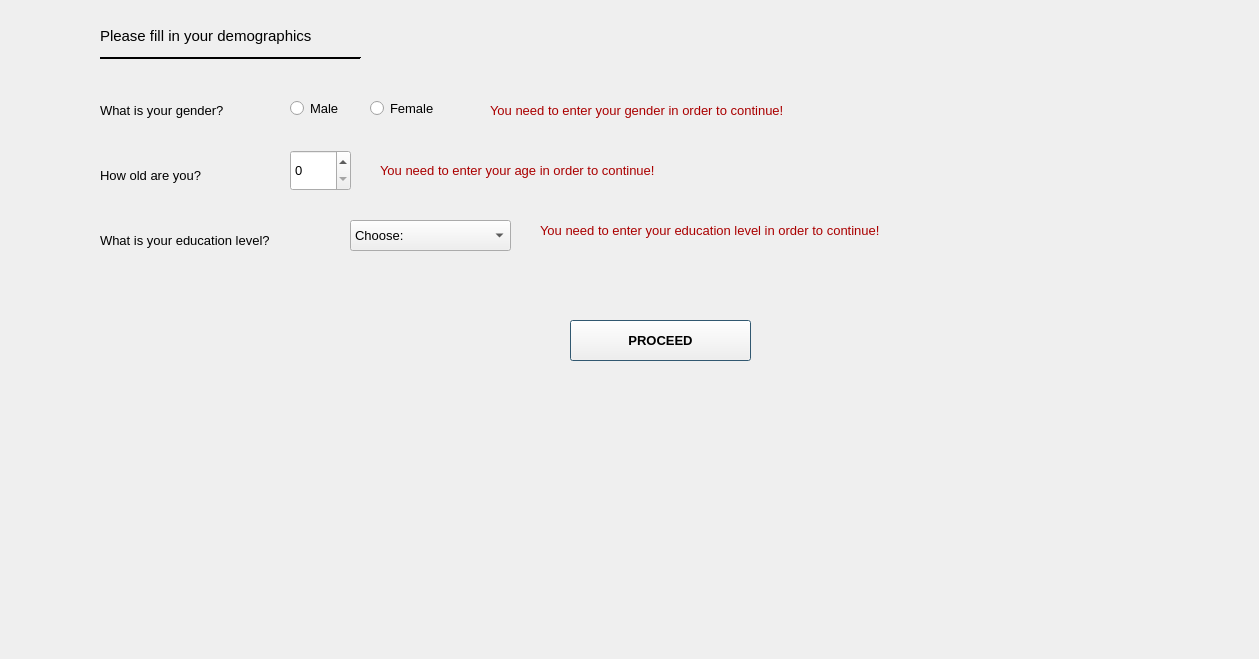
    <widget class="QWidget" name="page2">
     <widget class="QLabel" name="logo_2">
      <property name="geometry">
       <rect>
        <x>0</x>
        <y>540</y>
        <width>1250</width>
        <height>110</height>
       </rect>
      </property>
      <property name="text">
       <string/>
      </property>
      <property name="pixmap">
       <pixmap>logo.png</pixmap>
      </property>
      <property name="scaledContents">
       <bool>true</bool>
      </property>
     </widget>
     <widget class="QSpinBox" name="age">
      <property name="geometry">
       <rect>
        <x>290</x>
        <y>150</y>
        <width>61</width>
        <height>41</height>
       </rect>
      </property>
      <property name="font">
       <font>
        <family>Arial</family>
        <pointsize>10</pointsize>
       </font>
      </property>
     </widget>
     <widget class="QLabel" name="age_txt">
      <property name="geometry">
       <rect>
        <x>100</x>
        <y>150</y>
        <width>181</width>
        <height>51</height>
       </rect>
      </property>
      <property name="font">
       <font>
        <family>Arial</family>
        <pointsize>10</pointsize>
       </font>
      </property>
      <property name="text">
       <string>How old are you?</string>
      </property>
     </widget>
     <widget class="QLabel" name="gender_txt">
      <property name="geometry">
       <rect>
        <x>100</x>
        <y>100</y>
        <width>181</width>
        <height>21</height>
       </rect>
      </property>
      <property name="font">
       <font>
        <family>Arial</family>
        <pointsize>10</pointsize>
       </font>
      </property>
      <property name="text">
       <string>What is your gender?</string>
      </property>
     </widget>
     <widget class="QRadioButton" name="gender_male">
      <property name="geometry">
       <rect>
        <x>290</x>
        <y>100</y>
        <width>61</width>
        <height>16</height>
       </rect>
      </property>
      <property name="font">
       <font>
        <family>Arial</family>
        <pointsize>10</pointsize>
       </font>
      </property>
      <property name="text">
       <string>Male</string>
      </property>
     </widget>
     <widget class="QRadioButton" name="gender_female">
      <property name="geometry">
       <rect>
        <x>370</x>
        <y>100</y>
        <width>95</width>
        <height>16</height>
       </rect>
      </property>
      <property name="font">
       <font>
        <family>Arial</family>
        <pointsize>10</pointsize>
       </font>
      </property>
      <property name="text">
       <string>Female</string>
      </property>
     </widget>
     <widget class="QLabel" name="education_txt">
      <property name="geometry">
       <rect>
        <x>100</x>
        <y>230</y>
        <width>221</width>
        <height>21</height>
       </rect>
      </property>
      <property name="font">
       <font>
        <family>Arial</family>
        <pointsize>10</pointsize>
       </font>
      </property>
      <property name="text">
       <string>What is your education level?</string>
      </property>
     </widget>
     <widget class="QComboBox" name="educ_box">
      <property name="geometry">
       <rect>
        <x>350</x>
        <y>220</y>
        <width>161</width>
        <height>31</height>
       </rect>
      </property>
      <property name="font">
       <font>
        <family>Arial</family>
        <pointsize>10</pointsize>
       </font>
      </property>
      <item>
       <property name="text">
        <string>Choose:</string>
       </property>
      </item>
      <item>
       <property name="text">
        <string>Primary School</string>
       </property>
      </item>
      <item>
       <property name="text">
        <string>High School</string>
       </property>
      </item>
      <item>
       <property name="text">
        <string>Bachelor's</string>
       </property>
      </item>
      <item>
       <property name="text">
        <string>Master's</string>
       </property>
      </item>
      <item>
       <property name="text">
        <string>PhD</string>
       </property>
      </item>
     </widget>
     <widget class="QPushButton" name="proceed_p2">
      <property name="geometry">
       <rect>
        <x>570</x>
        <y>320</y>
        <width>181</width>
        <height>41</height>
       </rect>
      </property>
      <property name="palette">
       <palette>
        <active>
         <colorrole role="Base">
          <brush brushstyle="SolidPattern">
           <color alpha="255">
            <red>255</red>
            <green>255</green>
            <blue>255</blue>
           </color>
          </brush>
         </colorrole>
         <colorrole role="Window">
          <brush brushstyle="SolidPattern">
           <color alpha="255">
            <red>69</red>
            <green>123</green>
            <blue>157</blue>
           </color>
          </brush>
         </colorrole>
        </active>
        <inactive>
         <colorrole role="Base">
          <brush brushstyle="SolidPattern">
           <color alpha="255">
            <red>255</red>
            <green>255</green>
            <blue>255</blue>
           </color>
          </brush>
         </colorrole>
         <colorrole role="Window">
          <brush brushstyle="SolidPattern">
           <color alpha="255">
            <red>69</red>
            <green>123</green>
            <blue>157</blue>
           </color>
          </brush>
         </colorrole>
        </inactive>
        <disabled>
         <colorrole role="Base">
          <brush brushstyle="SolidPattern">
           <color alpha="255">
            <red>69</red>
            <green>123</green>
            <blue>157</blue>
           </color>
          </brush>
         </colorrole>
         <colorrole role="Window">
          <brush brushstyle="SolidPattern">
           <color alpha="255">
            <red>69</red>
            <green>123</green>
            <blue>157</blue>
           </color>
          </brush>
         </colorrole>
        </disabled>
       </palette>
      </property>
      <property name="font">
       <font>
        <family>Arial</family>
        <pointsize>10</pointsize>
        <weight>75</weight>
        <bold>true</bold>
       </font>
      </property>
      <property name="text">
       <string>PROCEED</string>
      </property>
     </widget>
     <widget class="QLabel" name="gender_miss">
      <property name="geometry">
       <rect>
        <x>490</x>
        <y>100</y>
        <width>381</width>
        <height>21</height>
       </rect>
      </property>
      <property name="palette">
       <palette>
        <active>
         <colorrole role="WindowText">
          <brush brushstyle="SolidPattern">
           <color alpha="255">
            <red>170</red>
            <green>0</green>
            <blue>0</blue>
           </color>
          </brush>
         </colorrole>
        </active>
        <inactive>
         <colorrole role="WindowText">
          <brush brushstyle="SolidPattern">
           <color alpha="255">
            <red>170</red>
            <green>0</green>
            <blue>0</blue>
           </color>
          </brush>
         </colorrole>
        </inactive>
        <disabled>
         <colorrole role="WindowText">
          <brush brushstyle="SolidPattern">
           <color alpha="255">
            <red>120</red>
            <green>120</green>
            <blue>120</blue>
           </color>
          </brush>
         </colorrole>
        </disabled>
       </palette>
      </property>
      <property name="font">
       <font>
        <family>Arial</family>
        <pointsize>10</pointsize>
       </font>
      </property>
      <property name="text">
       <string>You need to enter your gender in order to continue!</string>
      </property>
     </widget>
     <widget class="QLabel" name="age_miss">
      <property name="geometry">
       <rect>
        <x>380</x>
        <y>160</y>
        <width>351</width>
        <height>21</height>
       </rect>
      </property>
      <property name="palette">
       <palette>
        <active>
         <colorrole role="WindowText">
          <brush brushstyle="SolidPattern">
           <color alpha="255">
            <red>170</red>
            <green>0</green>
            <blue>0</blue>
           </color>
          </brush>
         </colorrole>
        </active>
        <inactive>
         <colorrole role="WindowText">
          <brush brushstyle="SolidPattern">
           <color alpha="255">
            <red>170</red>
            <green>0</green>
            <blue>0</blue>
           </color>
          </brush>
         </colorrole>
        </inactive>
        <disabled>
         <colorrole role="WindowText">
          <brush brushstyle="SolidPattern">
           <color alpha="255">
            <red>120</red>
            <green>120</green>
            <blue>120</blue>
           </color>
          </brush>
         </colorrole>
        </disabled>
       </palette>
      </property>
      <property name="font">
       <font>
        <family>Arial</family>
        <pointsize>10</pointsize>
       </font>
      </property>
      <property name="text">
       <string>You need to enter your age in order to continue!</string>
      </property>
     </widget>
     <widget class="QLabel" name="educ_miss">
      <property name="geometry">
       <rect>
        <x>540</x>
        <y>220</y>
        <width>441</width>
        <height>21</height>
       </rect>
      </property>
      <property name="palette">
       <palette>
        <active>
         <colorrole role="WindowText">
          <brush brushstyle="SolidPattern">
           <color alpha="255">
            <red>170</red>
            <green>0</green>
            <blue>0</blue>
           </color>
          </brush>
         </colorrole>
        </active>
        <inactive>
         <colorrole role="WindowText">
          <brush brushstyle="SolidPattern">
           <color alpha="255">
            <red>170</red>
            <green>0</green>
            <blue>0</blue>
           </color>
          </brush>
         </colorrole>
        </inactive>
        <disabled>
         <colorrole role="WindowText">
          <brush brushstyle="SolidPattern">
           <color alpha="255">
            <red>120</red>
            <green>120</green>
            <blue>120</blue>
           </color>
          </brush>
         </colorrole>
        </disabled>
       </palette>
      </property>
      <property name="font">
       <font>
        <family>Arial</family>
        <pointsize>10</pointsize>
       </font>
      </property>
      <property name="text">
       <string>You need to enter your education level in order to continue!</string>
      </property>
     </widget>
     <widget class="QLabel" name="dem_txt">
      <property name="geometry">
       <rect>
        <x>100</x>
        <y>20</y>
        <width>261</width>
        <height>31</height>
       </rect>
      </property>
      <property name="font">
       <font>
        <family>Arial</family>
        <pointsize>11</pointsize>
       </font>
      </property>
      <property name="text">
       <string>Please fill in your demographics</string>
      </property>
     </widget>
     <widget class="Line" name="line">
      <property name="geometry">
       <rect>
        <x>100</x>
        <y>50</y>
        <width>261</width>
        <height>16</height>
       </rect>
      </property>
      <property name="palette">
       <palette>
        <active>
         <colorrole role="WindowText">
          <brush brushstyle="SolidPattern">
           <color alpha="255">
            <red>255</red>
            <green>255</green>
            <blue>255</blue>
           </color>
          </brush>
         </colorrole>
         <colorrole role="Button">
          <brush brushstyle="SolidPattern">
           <color alpha="255">
            <red>0</red>
            <green>0</green>
            <blue>0</blue>
           </color>
          </brush>
         </colorrole>
         <colorrole role="Light">
          <brush brushstyle="SolidPattern">
           <color alpha="255">
            <red>0</red>
            <green>0</green>
            <blue>0</blue>
           </color>
          </brush>
         </colorrole>
         <colorrole role="Midlight">
          <brush brushstyle="SolidPattern">
           <color alpha="255">
            <red>0</red>
            <green>0</green>
            <blue>0</blue>
           </color>
          </brush>
         </colorrole>
         <colorrole role="Dark">
          <brush brushstyle="SolidPattern">
           <color alpha="255">
            <red>0</red>
            <green>0</green>
            <blue>0</blue>
           </color>
          </brush>
         </colorrole>
         <colorrole role="Mid">
          <brush brushstyle="SolidPattern">
           <color alpha="255">
            <red>0</red>
            <green>0</green>
            <blue>0</blue>
           </color>
          </brush>
         </colorrole>
         <colorrole role="Text">
          <brush brushstyle="SolidPattern">
           <color alpha="255">
            <red>255</red>
            <green>255</green>
            <blue>255</blue>
           </color>
          </brush>
         </colorrole>
         <colorrole role="BrightText">
          <brush brushstyle="SolidPattern">
           <color alpha="255">
            <red>255</red>
            <green>255</green>
            <blue>255</blue>
           </color>
          </brush>
         </colorrole>
         <colorrole role="ButtonText">
          <brush brushstyle="SolidPattern">
           <color alpha="255">
            <red>255</red>
            <green>255</green>
            <blue>255</blue>
           </color>
          </brush>
         </colorrole>
         <colorrole role="Base">
          <brush brushstyle="SolidPattern">
           <color alpha="255">
            <red>0</red>
            <green>0</green>
            <blue>0</blue>
           </color>
          </brush>
         </colorrole>
         <colorrole role="Window">
          <brush brushstyle="SolidPattern">
           <color alpha="255">
            <red>0</red>
            <green>0</green>
            <blue>0</blue>
           </color>
          </brush>
         </colorrole>
         <colorrole role="Shadow">
          <brush brushstyle="SolidPattern">
           <color alpha="255">
            <red>0</red>
            <green>0</green>
            <blue>0</blue>
           </color>
          </brush>
         </colorrole>
         <colorrole role="AlternateBase">
          <brush brushstyle="SolidPattern">
           <color alpha="255">
            <red>0</red>
            <green>0</green>
            <blue>0</blue>
           </color>
          </brush>
         </colorrole>
         <colorrole role="ToolTipBase">
          <brush brushstyle="SolidPattern">
           <color alpha="255">
            <red>255</red>
            <green>255</green>
            <blue>220</blue>
           </color>
          </brush>
         </colorrole>
         <colorrole role="ToolTipText">
          <brush brushstyle="SolidPattern">
           <color alpha="255">
            <red>0</red>
            <green>0</green>
            <blue>0</blue>
           </color>
          </brush>
         </colorrole>
        </active>
        <inactive>
         <colorrole role="WindowText">
          <brush brushstyle="SolidPattern">
           <color alpha="255">
            <red>255</red>
            <green>255</green>
            <blue>255</blue>
           </color>
          </brush>
         </colorrole>
         <colorrole role="Button">
          <brush brushstyle="SolidPattern">
           <color alpha="255">
            <red>0</red>
            <green>0</green>
            <blue>0</blue>
           </color>
          </brush>
         </colorrole>
         <colorrole role="Light">
          <brush brushstyle="SolidPattern">
           <color alpha="255">
            <red>0</red>
            <green>0</green>
            <blue>0</blue>
           </color>
          </brush>
         </colorrole>
         <colorrole role="Midlight">
          <brush brushstyle="SolidPattern">
           <color alpha="255">
            <red>0</red>
            <green>0</green>
            <blue>0</blue>
           </color>
          </brush>
         </colorrole>
         <colorrole role="Dark">
          <brush brushstyle="SolidPattern">
           <color alpha="255">
            <red>0</red>
            <green>0</green>
            <blue>0</blue>
           </color>
          </brush>
         </colorrole>
         <colorrole role="Mid">
          <brush brushstyle="SolidPattern">
           <color alpha="255">
            <red>0</red>
            <green>0</green>
            <blue>0</blue>
           </color>
          </brush>
         </colorrole>
         <colorrole role="Text">
          <brush brushstyle="SolidPattern">
           <color alpha="255">
            <red>255</red>
            <green>255</green>
            <blue>255</blue>
           </color>
          </brush>
         </colorrole>
         <colorrole role="BrightText">
          <brush brushstyle="SolidPattern">
           <color alpha="255">
            <red>255</red>
            <green>255</green>
            <blue>255</blue>
           </color>
          </brush>
         </colorrole>
         <colorrole role="ButtonText">
          <brush brushstyle="SolidPattern">
           <color alpha="255">
            <red>255</red>
            <green>255</green>
            <blue>255</blue>
           </color>
          </brush>
         </colorrole>
         <colorrole role="Base">
          <brush brushstyle="SolidPattern">
           <color alpha="255">
            <red>0</red>
            <green>0</green>
            <blue>0</blue>
           </color>
          </brush>
         </colorrole>
         <colorrole role="Window">
          <brush brushstyle="SolidPattern">
           <color alpha="255">
            <red>0</red>
            <green>0</green>
            <blue>0</blue>
           </color>
          </brush>
         </colorrole>
         <colorrole role="Shadow">
          <brush brushstyle="SolidPattern">
           <color alpha="255">
            <red>0</red>
            <green>0</green>
            <blue>0</blue>
           </color>
          </brush>
         </colorrole>
         <colorrole role="AlternateBase">
          <brush brushstyle="SolidPattern">
           <color alpha="255">
            <red>0</red>
            <green>0</green>
            <blue>0</blue>
           </color>
          </brush>
         </colorrole>
         <colorrole role="ToolTipBase">
          <brush brushstyle="SolidPattern">
           <color alpha="255">
            <red>255</red>
            <green>255</green>
            <blue>220</blue>
           </color>
          </brush>
         </colorrole>
         <colorrole role="ToolTipText">
          <brush brushstyle="SolidPattern">
           <color alpha="255">
            <red>0</red>
            <green>0</green>
            <blue>0</blue>
           </color>
          </brush>
         </colorrole>
        </inactive>
        <disabled>
         <colorrole role="WindowText">
          <brush brushstyle="SolidPattern">
           <color alpha="255">
            <red>0</red>
            <green>0</green>
            <blue>0</blue>
           </color>
          </brush>
         </colorrole>
         <colorrole role="Button">
          <brush brushstyle="SolidPattern">
           <color alpha="255">
            <red>0</red>
            <green>0</green>
            <blue>0</blue>
           </color>
          </brush>
         </colorrole>
         <colorrole role="Light">
          <brush brushstyle="SolidPattern">
           <color alpha="255">
            <red>0</red>
            <green>0</green>
            <blue>0</blue>
           </color>
          </brush>
         </colorrole>
         <colorrole role="Midlight">
          <brush brushstyle="SolidPattern">
           <color alpha="255">
            <red>0</red>
            <green>0</green>
            <blue>0</blue>
           </color>
          </brush>
         </colorrole>
         <colorrole role="Dark">
          <brush brushstyle="SolidPattern">
           <color alpha="255">
            <red>0</red>
            <green>0</green>
            <blue>0</blue>
           </color>
          </brush>
         </colorrole>
         <colorrole role="Mid">
          <brush brushstyle="SolidPattern">
           <color alpha="255">
            <red>0</red>
            <green>0</green>
            <blue>0</blue>
           </color>
          </brush>
         </colorrole>
         <colorrole role="Text">
          <brush brushstyle="SolidPattern">
           <color alpha="255">
            <red>0</red>
            <green>0</green>
            <blue>0</blue>
           </color>
          </brush>
         </colorrole>
         <colorrole role="BrightText">
          <brush brushstyle="SolidPattern">
           <color alpha="255">
            <red>255</red>
            <green>255</green>
            <blue>255</blue>
           </color>
          </brush>
         </colorrole>
         <colorrole role="ButtonText">
          <brush brushstyle="SolidPattern">
           <color alpha="255">
            <red>0</red>
            <green>0</green>
            <blue>0</blue>
           </color>
          </brush>
         </colorrole>
         <colorrole role="Base">
          <brush brushstyle="SolidPattern">
           <color alpha="255">
            <red>0</red>
            <green>0</green>
            <blue>0</blue>
           </color>
          </brush>
         </colorrole>
         <colorrole role="Window">
          <brush brushstyle="SolidPattern">
           <color alpha="255">
            <red>0</red>
            <green>0</green>
            <blue>0</blue>
           </color>
          </brush>
         </colorrole>
         <colorrole role="Shadow">
          <brush brushstyle="SolidPattern">
           <color alpha="255">
            <red>0</red>
            <green>0</green>
            <blue>0</blue>
           </color>
          </brush>
         </colorrole>
         <colorrole role="AlternateBase">
          <brush brushstyle="SolidPattern">
           <color alpha="255">
            <red>0</red>
            <green>0</green>
            <blue>0</blue>
           </color>
          </brush>
         </colorrole>
         <colorrole role="ToolTipBase">
          <brush brushstyle="SolidPattern">
           <color alpha="255">
            <red>255</red>
            <green>255</green>
            <blue>220</blue>
           </color>
          </brush>
         </colorrole>
         <colorrole role="ToolTipText">
          <brush brushstyle="SolidPattern">
           <color alpha="255">
            <red>0</red>
            <green>0</green>
            <blue>0</blue>
           </color>
          </brush>
         </colorrole>
        </disabled>
       </palette>
      </property>
      <property name="font">
       <font>
        <family>Arial</family>
        <pointsize>10</pointsize>
       </font>
      </property>
      <property name="lineWidth">
       <number>1</number>
      </property>
      <property name="orientation">
       <enum>Qt::Horizontal</enum>
      </property>
     </widget>
    </widget>
